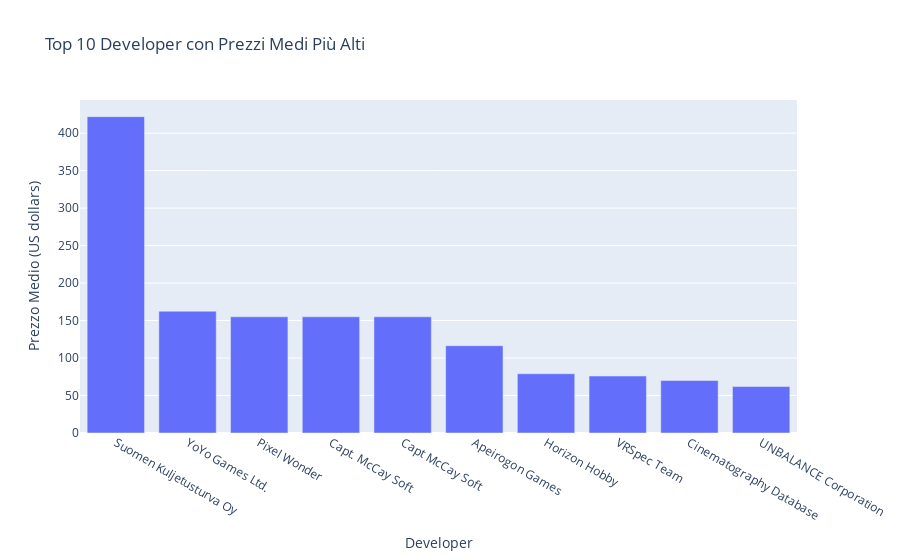

Notebook code for this chart:
### Code cell
# Calcola la media dei prezzi dei giochi per ogni developer
developer_prices = df.groupby('publisher')['price'].mean().reset_index()

# Ordina i developer in base al prezzo medio in ordine decrescente
developer_prices = developer_prices.sort_values(by='price', ascending=False)

# Crea il grafico a barre per i developer con i prezzi medi più alti
fig = px.bar(developer_prices.head(10), x='publisher', y='price',labels={'developer': 'Developer', 'price': 'Prezzo Medio'},title='Top 10 Developer con Prezzi Medi Più Alti')

fig.update_layout(xaxis_title='Developer', yaxis_title='Prezzo Medio (US dollars)')
# Mostra il grafico
fig.show()

### Figure 1 — Plotly figure (JSON) as saved in the notebook; plotly's stock layout.template omitted (floating-point values rounded to 4 significant figures)
{"data": [{"alignmentgroup": "True", "hovertemplate": "publisher=%{x}<br>Prezzo Medio=%{y}<extra></extra>", "legendgroup": "", "marker": {"color": "#636efa", "pattern": {"shape": ""}}, "name": "", "offsetgroup": "", "orientation": "v", "showlegend": false, "textposition": "auto", "type": "bar", "x": ["Suomen Kuljetusturva Oy", "YoYo Games Ltd.", "Pixel Wonder", "Capt. McCay Soft", "Capt McCay Soft", "Apeirogon Games", "Horizon Hobby", "VRSpec Team", "Cinematography Database", "UNBALANCE Corporation"], "xaxis": "x", "y": [422.0, 162.5, 155.0, 155.0, 155.0, 116.4, 78.99, 75.99, 69.99, 61.99], "yaxis": "y"}], "layout": {"barmode": "relative", "legend": {"tracegroupgap": 0}, "title": {"text": "Top 10 Developer con Prezzi Medi Più Alti"}, "xaxis": {"anchor": "y", "domain": [0, 1], "title": {"text": "Developer"}}, "yaxis": {"anchor": "x", "domain": [0, 1], "title": {"text": "Prezzo Medio (US dollars)"}}}}
